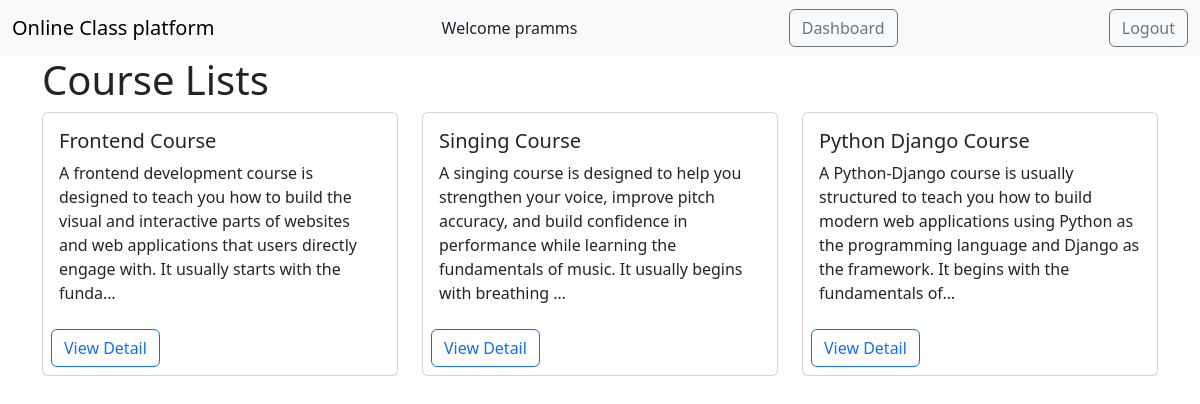
The app's page / (signed in) with its own data.
### class_app/models.py (models this page shows, shortened)
class Course(models.Model):
    title = models.CharField(max_length=255)
    description = models.TextField()
    created_at = models.DateTimeField(auto_now_add=True)

### class_app/views.py (the view)
# urls.py: path("",views.CourseListView.as_view(),name="course-list"),
class CourseListView(ListView):
    model = Course
    template_name = "course_list.html"
    context_object_name = "courses"
    def get_queryset(self):
        return Course.objects.all().order_by("-created_at")

### templates/course_list.html
{% extends 'base.html' %}
{% block content %}
<h1>Course Lists</h1>
<div class="row row-cols-1 row-cols-md-3 g-4">
    {% for course in courses %}
  <div class="col">
    <div class="card h-100">
      <div class="card-body">
        <h5 class="card-title">{{ course.title }}</h5>
        <p class="card-text">{{ course.description|truncatechars:200 }}</p>
      </div>
      <p class="card-text m-2">
          <a href="{% url 'course-detail' course.pk %}" class="btn btn-outline-primary">View Detail</a>
      </p>
    </div>
  </div>
  {% endfor %}
</div>
{% endblock content %}

### templates/base.html (shortened to what this page needs)
<!doctype html>
<html lang="en">
<head>
    <link href="https://cdn.jsdelivr.net/npm/bootstrap@5.3.8/dist/css/bootstrap.min.css" rel="stylesheet"
>
</head>
<body>
    <nav class="navbar bg-body-tertiary">
        <div class="container-fluid">
            <a class="navbar-brand" href="/">Online Class platform</a>
            {% if user.is_authenticated %}
                Welcome {{ user.username }}
                <a href="{% url 'dashboard' %}" class="btn btn-outline-secondary">Dashboard</a>
                <form action="{% url 'logout' %}" method="post">
                    <button type="submit" class="btn btn-outline-secondary">Logout</button>
                </form>
                {% else %}
                <a href="{% url 'login' %}" class="btn btn-outline-primary mt-2">Login</a>
            {% endif %}
        </div>
    </nav>
    <div class="container">
        {% block content %}
        {% endblock content %}
    </div>
</body>
</html>

### records on screen
Course: title "Frontend Course", description "A frontend development course is designed to teach you how to build the visual and interactive parts of websites and web applications that users directly engage with. It usually starts with the funda…"
Course: title "Singing Course", description "A singing course is designed to help you strengthen your voice, improve pitch accuracy, and build confidence in performance while learning the fundamentals of music. It usually begins with breathing …"
Course: title "Python Django Course", description "A Python-Django course is usually structured to teach you how to build modern web applications using Python as the programming language and Django as the framework. It begins with the fundamentals of…"

### other values on screen
{{ user.username }} "pramms"
